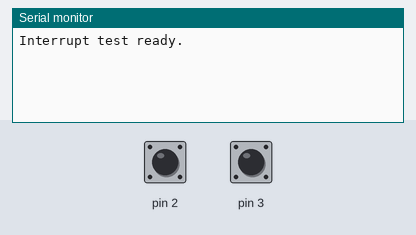
The sketch below on a simulated Arduino Uno, built with avr-gcc and run on an emulated ATmega328P. On the bench: the last lines printed to the serial monitor. Inputs (shaded band) come from the test bench; at power-on: pin 2 HIGH, pin 3 HIGH.

Above: at 1.2 s.
1.3 s: pin 2 pulled LOW for 0.15 s
At 2.5 s:
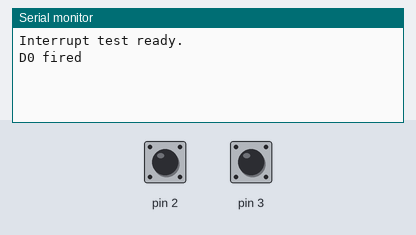
2.9 s: pin 3 pulled LOW for 0.15 s
At 3.9 s:
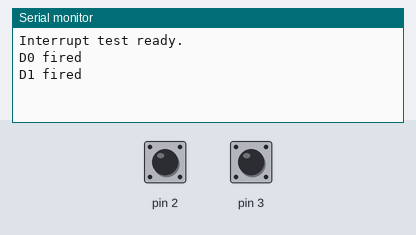

The sketch:

CheckCardReader.ino
```cpp
void isr_d0() { Serial.println("D0 fired"); }
void isr_d1() { Serial.println("D1 fired"); }

void setup() {
  Serial.begin(9600);
  pinMode(2, INPUT_PULLUP);
  pinMode(3, INPUT_PULLUP);
  attachInterrupt(digitalPinToInterrupt(2), isr_d0, FALLING);
  attachInterrupt(digitalPinToInterrupt(3), isr_d1, FALLING);
  Serial.println("Interrupt test ready.");
}

void loop() {}
```

Measured:
- after the input at 1.3 s, the serial monitor: prints a new line at once (image 1)
- after the input at 2.9 s, the serial monitor: prints a new line at once (image 2)
